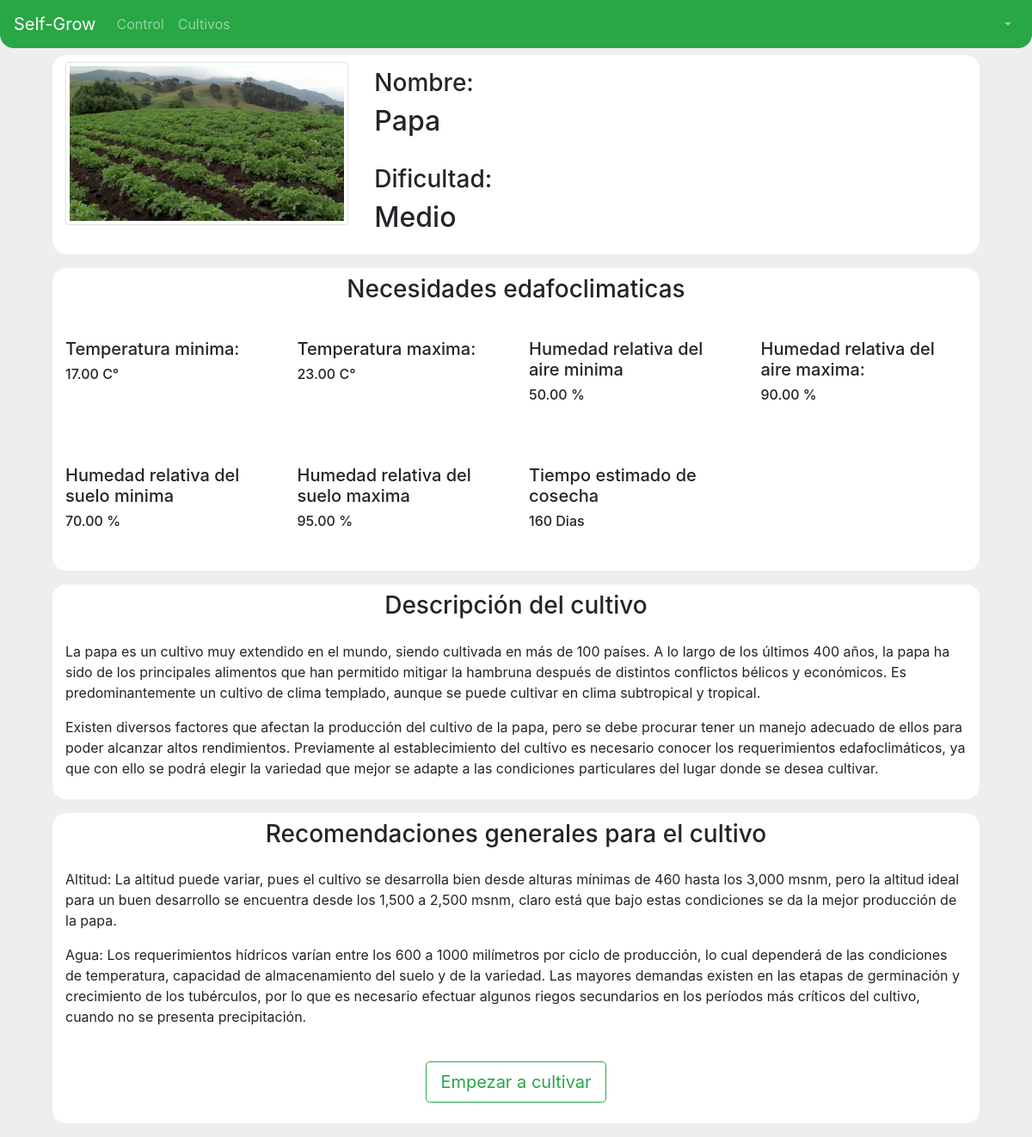
The app's page /cultivos/2 with its own data.
### cultivos/models.py (models this page shows, shortened)
class Cultivo(models.Model):
    dificultades = (
        ('F', 'Fácil'),
        ('M', 'Medio'),
        ('E', 'Experimentado')
    )
    nombre = models.CharField(verbose_name='Nombre del cultivo', max_length=50)
    descripcion = models.TextField(verbose_name='Descripcion del cultivo', blank=True)
    foto = models.ImageField(verbose_name='Foto', upload_to='fotos_cultivos/', height_field=None, width_field=None, max_length=None)
    temp_max = models.DecimalField(verbose_name='Temperatura maxima del cultivo', max_digits=4, decimal_places=2)
    temp_min = models.DecimalField(verbose_name='Temperatura minima del cultivo', max_digits=4, decimal_places=2)
    hum_aire_max = models.DecimalField(verbose_name='Humedad del aire maxima', max_digits=4, decimal_places=2)
    hum_aire_min = models.DecimalField(verbose_name='Humedad del aire minima', max_digits=4, decimal_places=2)
    hum_suelo_max = models.DecimalField(verbose_name='Humedad del suelo maxima', max_digits=4, decimal_places=2)
    hum_suelo_min = models.DecimalField(verbose_name='Humedad del suelo minima', max_digits=4, decimal_places=2)
    tiempo_cosecha = models.IntegerField(verbose_name="Tiempo estimado de cosecha")
    recomendaciones_generales = models.TextField(verbose_name='Recomendaciones generales para el cultivo', blank=True)
    dificultad = models.CharField(verbose_name='Dificultad del cultivo', choices=dificultades, max_length=50)

### cultivos/views.py (the view)
# urls.py: re_path(r'^cultivos/(?P<pk>\d+)$', CultivoDetailView.as_view(), name='detalle_cultivo')
class CultivoDetailView(DetailView):
    model = Cultivo

### cultivos/templates/cultivos/cultivo_detail.html (shortened to what this page needs)
{% extends 'base.html' %}
{% load static %}
{% block style_content %}
<link rel="stylesheet" href="{% static 'css/CultivoDetail.css' %}">
<link rel="stylesheet" href="{% static 'css/CultivoRegistro.css' %}">
{% endblock style_content %}
{% block content %}
    <section id="section-container">
        <div class="container">
            <div class="row fila">
                <div class="col-12 col-md-4">
                    <img src="{{ cultivo.foto.url }}" alt="Responsive image" class="img-thumbnail">
                </div>
                <div class="col-12 col-md-6 column ¿">
                    <h3>Nombre:</h3>
                    <h2>{{ cultivo.nombre }}</h2><br>
                    <h3>Dificultad:</h3>
                    <h2>{{ cultivo.get_dificultad_display }}</h2>
                </div>
            </div>
            <div class="row fila ">
                <div class="col-12 text-center">
                    <h3>Necesidades edafoclimaticas</h3>
                </div>
                <div class="col-12 col-md-6 col-lg-3 colDatos">
                    <h5>Temperatura minima:</h5>
                    <h6>{{ cultivo.temp_min }} C°</h6>
                </div>
                <div class="col-12 col-md-6 col-lg-3 colDatos">
                    <h5>Temperatura maxima:</h5>
                    <h6>{{ cultivo.temp_max }} C°</h6>
                </div>
                <div class="col-12 col-md-6 col-lg-3 colDatos">
                    <h5>Humedad relativa del aire minima </h5>
                    <h6>{{ cultivo.hum_aire_min }} %</h6>
                </div>
                <div class="col-12 col-md-6 col-lg-3 colDatos">
                    <h5>Humedad relativa del aire maxima:</h5>
                    <h6>{{ cultivo.hum_aire_max}} %</h6>
                </div>
                <div class="col-12 col-md-6 col-lg-3 colDatos">
                    <h5>Humedad relativa del suelo minima</h5>
                    <h6>{{ cultivo.hum_suelo_min }} %</h6>
                </div>
                <div class="col-12 col-md-6 col-lg-3 colDatos">
                    <h5>Humedad relativa del suelo maxima </h5>
                    <h6>{{ cultivo.hum_suelo_max }} %</h6>
                </div>
                <div class="col-12 col-md-6 col-lg-3 colDatos">
                    <h5>Tiempo estimado de cosecha </h5>
                    <h6>{{cultivo.tiempo_cosecha}} Dias</h6>
                </div>
            </div>
            <div class="row fila">
                <div class="col-12 text-center">
                    <h3>Descripción del cultivo</h3>
                </div>
                <div class="col-12">
                    <p>{{ cultivo.descripcion|linebreaks }}</p>
                </div>
            </div>
            <div class="row fila justify-content-center">
                <div class="col-12 text-center">
                    <h3>Recomendaciones generales para el cultivo</h3>
                </div>
                <div class="col-12 mt-3">
                    {{ cultivo.recomendaciones_generales|linebreaks }}
                </div>
                <button type="button" class="btn btn-outline-success btn-lg mt-4 mb-3">Empezar a cultivar</button>
            </div>
        </div>
    </section>
{% endblock content %}

### static/css/base.css (style rules this page uses)
* { font-size: 16px; }
body { background-color: #eee; }

### cultivos/static/css/CultivoDetail.css (style rules this page uses)
.fila { margin: 1em; background-color: white; border-radius: 1em; padding: 0.5em 0 0.5em 0; }
.colDatos { margin: 2em 0; }

### cultivos/static/css/CultivoRegistro.css (style rules this page uses)
#section-container { margin: 1em 0; }
.column { border-radius: 1em; background: white; padding-top: 0.5em; padding-bottom: 0.5em; }

### records on screen
Cultivo: foto (placeholder picture), nombre "Papa", dificultad "Medio", temp_min "17.00", temp_max "23.00", hum_aire_min "50.00", hum_aire_max "90.00", hum_suelo_min "70.00", hum_suelo_max "95.00", tiempo_cosecha "160", descripcion "La papa es un cultivo muy extendido en el mundo, siendo cultivada en más de 100 países. A lo largo de los últimos 400 años, la papa ha sido de los principales alimentos que han permitido mitigar la hambruna después de distintos conflictos bélicos y económicos. Es predominantemente un cultivo de clima templado, aunque se puede cultivar en clima subtropical y tropical. Existen diversos factores que afectan la producción del cultivo de la papa, pero se debe procurar tener un manejo adecuado de ellos para poder alcanzar altos rendimientos. Previamente al establecimiento del cultivo es necesario conocer los requerimientos edafoclimáticos, ya que con ello se podrá elegir la variedad que mejor se…", recomendaciones_generales "Altitud: La altitud puede variar, pues el cultivo se desarrolla bien desde alturas mínimas de 460 hasta los 3,000 msnm, pero la altitud ideal para un buen desarrollo se encuentra desde los 1,500 a 2,500 msnm, claro está que bajo estas condiciones se da la mejor producción de la papa. Agua: Los requerimientos hídricos varían entre los 600 a 1000 milímetros por ciclo de producción, lo cual dependerá de las condiciones de temperatura, capacidad de almacenamiento del suelo y de la variedad. Las mayores demandas existen en las etapas de germinación y crecimiento de los tubérculos, por lo que es necesario efectuar algunos riegos secundarios en los períodos más críticos del cultivo, cuando no se…"
